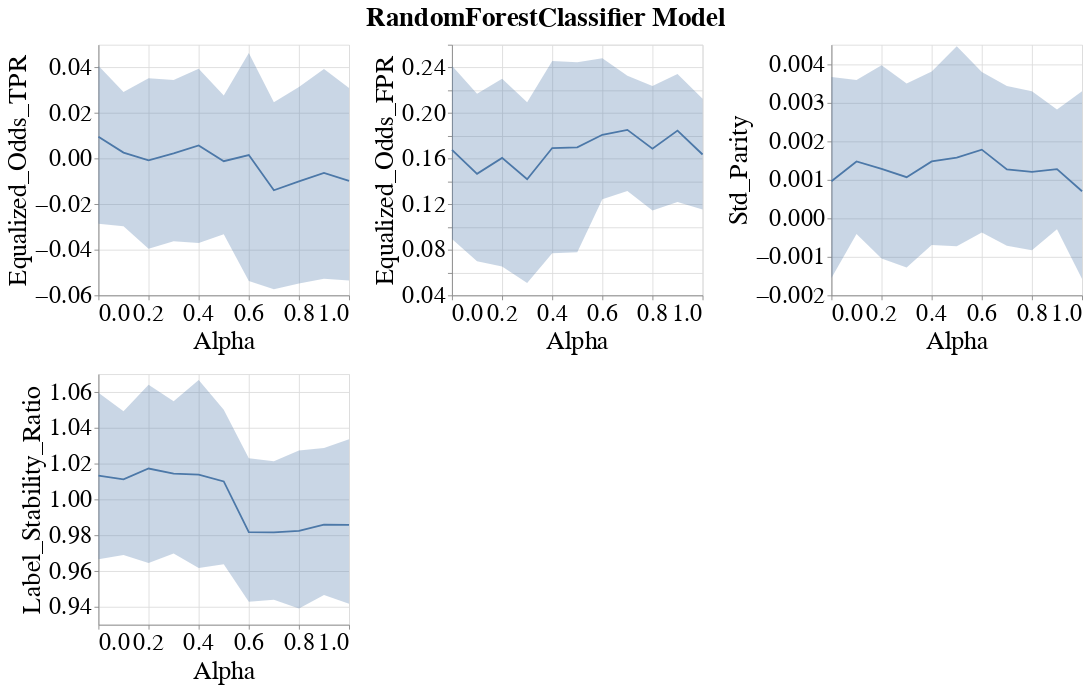

Write notebook code for a chart like this one.
### Markdown cell above
### Line band plots for group metrics

### Code cell
visualizer.create_group_metrics_line_band_plot(group='sex',
                                               model_name=MODEL_NAMES[0],
                                               group_metrics=['Equalized_Odds_TPR', 'Equalized_Odds_FPR', 'Std_Parity', 'Label_Stability_Ratio'])
